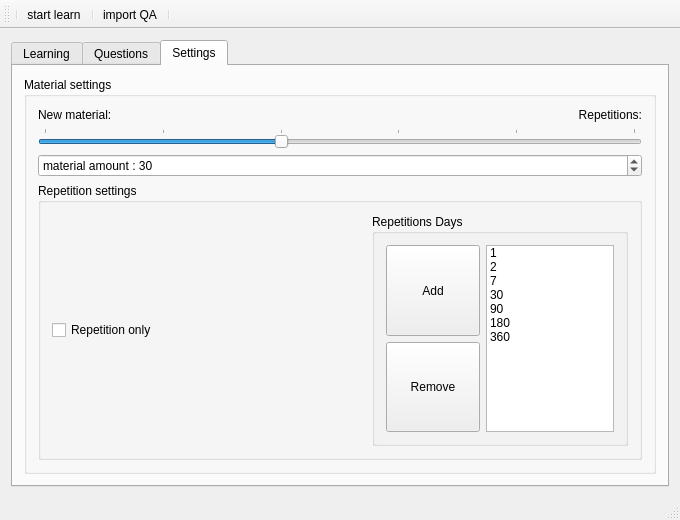
<?xml version="1.0" encoding="UTF-8"?>
<ui version="4.0">
 <class>MainWindow</class>
 <widget class="QMainWindow" name="MainWindow">
  <property name="geometry">
   <rect>
    <x>0</x>
    <y>0</y>
    <width>680</width>
    <height>520</height>
   </rect>
  </property>
  <property name="windowTitle">
   <string>MainWindow</string>
  </property>
  <widget class="QWidget" name="centralWidget">
   <layout class="QVBoxLayout" name="verticalLayout_6">
    <item>
     <widget class="QTabWidget" name="MainTab">
      <property name="minimumSize">
       <size>
        <width>0</width>
        <height>0</height>
       </size>
      </property>
      <property name="maximumSize">
       <size>
        <width>852</width>
        <height>16777215</height>
       </size>
      </property>
      <property name="tabPosition">
       <enum>QTabWidget::North</enum>
      </property>
      <property name="tabShape">
       <enum>QTabWidget::Rounded</enum>
      </property>
      <property name="currentIndex">
       <number>2</number>
      </property>
      <property name="iconSize">
       <size>
        <width>32</width>
        <height>32</height>
       </size>
      </property>
      <property name="documentMode">
       <bool>false</bool>
      </property>
      <property name="tabsClosable">
       <bool>false</bool>
      </property>
      <widget class="QWidget" name="learning">
       <attribute name="icon">
        <iconset resource="../icons.qrc">
         <normaloff>:/resources/icons/learning.jpg</normaloff>:/resources/icons/learning.jpg</iconset>
       </attribute>
       <attribute name="title">
        <string>Learning</string>
       </attribute>
       <layout class="QVBoxLayout" name="verticalLayout_5">
        <property name="leftMargin">
         <number>2</number>
        </property>
        <property name="topMargin">
         <number>2</number>
        </property>
        <property name="rightMargin">
         <number>2</number>
        </property>
        <property name="bottomMargin">
         <number>2</number>
        </property>
        <item>
         <layout class="QVBoxLayout" name="verticalLayout_3">
          <item>
           <widget class="QGroupBox" name="groupBoxQuestions">
            <property name="title">
             <string>Question</string>
            </property>
            <property name="alignment">
             <set>Qt::AlignCenter</set>
            </property>
            <property name="checkable">
             <bool>false</bool>
            </property>
            <layout class="QVBoxLayout" name="verticalLayout">
             <item>
              <widget class="QTextEdit" name="textEditQuestion">
               <property name="font">
                <font>
                 <pointsize>16</pointsize>
                </font>
               </property>
               <property name="autoFillBackground">
                <bool>true</bool>
               </property>
               <property name="readOnly">
                <bool>true</bool>
               </property>
               <property name="html">
                <string>&lt;!DOCTYPE HTML PUBLIC &quot;-//W3C//DTD HTML 4.0//EN&quot; &quot;http://www.w3.org/TR/REC-html40/strict.dtd&quot;&gt;
&lt;html&gt;&lt;head&gt;&lt;meta name=&quot;qrichtext&quot; content=&quot;1&quot; /&gt;&lt;style type=&quot;text/css&quot;&gt;
p, li { white-space: pre-wrap; }
&lt;/style&gt;&lt;/head&gt;&lt;body style=&quot; font-family:'Droid Sans'; font-size:16pt; font-weight:400; font-style:normal;&quot;&gt;
&lt;p align=&quot;center&quot; style=&quot;-qt-paragraph-type:empty; margin-top:0px; margin-bottom:0px; margin-left:0px; margin-right:0px; -qt-block-indent:0; text-indent:0px; font-family:'MS Shell Dlg 2';&quot;&gt;&lt;br /&gt;&lt;/p&gt;&lt;/body&gt;&lt;/html&gt;</string>
               </property>
              </widget>
             </item>
            </layout>
           </widget>
          </item>
          <item>
           <widget class="QGroupBox" name="groupBox">
            <property name="title">
             <string>Answer</string>
            </property>
            <property name="alignment">
             <set>Qt::AlignCenter</set>
            </property>
            <property name="flat">
             <bool>false</bool>
            </property>
            <property name="checkable">
             <bool>false</bool>
            </property>
            <layout class="QVBoxLayout" name="verticalLayout_2">
             <item>
              <widget class="QTextEdit" name="textEditAnswer">
               <property name="font">
                <font>
                 <pointsize>14</pointsize>
                </font>
               </property>
               <property name="readOnly">
                <bool>true</bool>
               </property>
              </widget>
             </item>
            </layout>
           </widget>
          </item>
         </layout>
        </item>
        <item>
         <layout class="QVBoxLayout" name="verticalLayout_4">
          <item>
           <layout class="QHBoxLayout" name="horizontalLayout">
            <item>
             <widget class="QPushButton" name="pushButtonKnowIt">
              <property name="enabled">
               <bool>false</bool>
              </property>
              <property name="minimumSize">
               <size>
                <width>0</width>
                <height>32</height>
               </size>
              </property>
              <property name="text">
               <string>I know it!</string>
              </property>
             </widget>
            </item>
            <item>
             <widget class="QPushButton" name="pushButtonDontKnowIt">
              <property name="enabled">
               <bool>false</bool>
              </property>
              <property name="minimumSize">
               <size>
                <width>0</width>
                <height>32</height>
               </size>
              </property>
              <property name="text">
               <string>I don't know</string>
              </property>
             </widget>
            </item>
           </layout>
          </item>
          <item>
           <widget class="QPushButton" name="pushButtonShowAnswer">
            <property name="minimumSize">
             <size>
              <width>0</width>
              <height>32</height>
             </size>
            </property>
            <property name="text">
             <string>Show answer</string>
            </property>
           </widget>
          </item>
         </layout>
        </item>
       </layout>
      </widget>
      <widget class="QWidget" name="questions">
       <attribute name="icon">
        <iconset resource="../icons.qrc">
         <normaloff>:/resources/icons/book.jpg</normaloff>:/resources/icons/book.jpg</iconset>
       </attribute>
       <attribute name="title">
        <string>Questions</string>
       </attribute>
       <layout class="QVBoxLayout" name="verticalLayout_7">
        <item>
         <widget class="QGroupBox" name="groupBoxQuestionsInGroup">
          <property name="title">
           <string>Questions &amp; Answers</string>
          </property>
          <layout class="QVBoxLayout" name="verticalLayout_10">
           <item>
            <widget class="QTreeWidget" name="treeWidgetQuestions">
             <property name="autoFillBackground">
              <bool>false</bool>
             </property>
             <property name="frameShape">
              <enum>QFrame::StyledPanel</enum>
             </property>
             <property name="midLineWidth">
              <number>0</number>
             </property>
             <property name="autoScrollMargin">
              <number>2</number>
             </property>
             <property name="editTriggers">
              <set>QAbstractItemView::NoEditTriggers</set>
             </property>
             <property name="tabKeyNavigation">
              <bool>false</bool>
             </property>
             <property name="showDropIndicator" stdset="0">
              <bool>false</bool>
             </property>
             <property name="dragEnabled">
              <bool>false</bool>
             </property>
             <property name="dragDropMode">
              <enum>QAbstractItemView::NoDragDrop</enum>
             </property>
             <property name="alternatingRowColors">
              <bool>true</bool>
             </property>
             <property name="selectionMode">
              <enum>QAbstractItemView::ExtendedSelection</enum>
             </property>
             <property name="selectionBehavior">
              <enum>QAbstractItemView::SelectRows</enum>
             </property>
             <property name="iconSize">
              <size>
               <width>20</width>
               <height>20</height>
              </size>
             </property>
             <property name="textElideMode">
              <enum>Qt::ElideRight</enum>
             </property>
             <property name="horizontalScrollMode">
              <enum>QAbstractItemView::ScrollPerPixel</enum>
             </property>
             <property name="uniformRowHeights">
              <bool>false</bool>
             </property>
             <property name="sortingEnabled">
              <bool>true</bool>
             </property>
             <property name="animated">
              <bool>true</bool>
             </property>
             <property name="wordWrap">
              <bool>true</bool>
             </property>
             <attribute name="headerCascadingSectionResizes">
              <bool>true</bool>
             </attribute>
             <attribute name="headerHighlightSections">
              <bool>true</bool>
             </attribute>
             <column>
              <property name="text">
               <string>question</string>
              </property>
             </column>
             <column>
              <property name="text">
               <string>answer</string>
              </property>
             </column>
             <column>
              <property name="text">
               <string>check to learn</string>
              </property>
             </column>
            </widget>
           </item>
          </layout>
         </widget>
        </item>
       </layout>
      </widget>
      <widget class="QWidget" name="tab">
       <attribute name="icon">
        <iconset resource="../icons.qrc">
         <normaloff>:/resources/icons/settings.jpeg</normaloff>:/resources/icons/settings.jpeg</iconset>
       </attribute>
       <attribute name="title">
        <string>Settings</string>
       </attribute>
       <layout class="QVBoxLayout" name="verticalLayout_11">
        <item>
         <widget class="QGroupBox" name="groupBoxMaterialSettings">
          <property name="title">
           <string>Material settings</string>
          </property>
          <layout class="QVBoxLayout" name="verticalLayout_8">
           <item>
            <layout class="QHBoxLayout" name="horizontalLayout_3">
             <item>
              <widget class="QLabel" name="labelMaterial">
               <property name="text">
                <string>New material:</string>
               </property>
              </widget>
             </item>
             <item>
              <widget class="QLabel" name="labelRepetitions">
               <property name="layoutDirection">
                <enum>Qt::RightToLeft</enum>
               </property>
               <property name="text">
                <string>Repetitions:</string>
               </property>
               <property name="alignment">
                <set>Qt::AlignRight|Qt::AlignTrailing|Qt::AlignVCenter</set>
               </property>
              </widget>
             </item>
            </layout>
           </item>
           <item>
            <widget class="QSlider" name="horizontalSlider">
             <property name="minimum">
              <number>0</number>
             </property>
             <property name="maximum">
              <number>100</number>
             </property>
             <property name="singleStep">
              <number>5</number>
             </property>
             <property name="value">
              <number>40</number>
             </property>
             <property name="orientation">
              <enum>Qt::Horizontal</enum>
             </property>
             <property name="invertedAppearance">
              <bool>false</bool>
             </property>
             <property name="invertedControls">
              <bool>false</bool>
             </property>
             <property name="tickPosition">
              <enum>QSlider::TicksAbove</enum>
             </property>
             <property name="tickInterval">
              <number>20</number>
             </property>
            </widget>
           </item>
           <item>
            <widget class="QSpinBox" name="spinBoxMaterialAmount">
             <property name="suffix">
              <string/>
             </property>
             <property name="prefix">
              <string>material amount : </string>
             </property>
             <property name="minimum">
              <number>0</number>
             </property>
             <property name="maximum">
              <number>10000</number>
             </property>
             <property name="singleStep">
              <number>5</number>
             </property>
             <property name="value">
              <number>30</number>
             </property>
            </widget>
           </item>
           <item>
            <widget class="QGroupBox" name="groupBoxRepetitionsSettings">
             <property name="title">
              <string>Repetition settings</string>
             </property>
             <layout class="QHBoxLayout" name="horizontalLayout_2">
              <item>
               <widget class="QCheckBox" name="checkBoxRepetitionOnly">
                <property name="text">
                 <string>Repetition only</string>
                </property>
               </widget>
              </item>
              <item>
               <widget class="QGroupBox" name="groupBox_2">
                <property name="maximumSize">
                 <size>
                  <width>256</width>
                  <height>16777215</height>
                 </size>
                </property>
                <property name="title">
                 <string>Repetitions Days</string>
                </property>
                <layout class="QHBoxLayout" name="horizontalLayout_4">
                 <item>
                  <layout class="QVBoxLayout" name="verticalLayout_9">
                   <item>
                    <widget class="QToolButton" name="toolButtonAddPeriod">
                     <property name="sizePolicy">
                      <sizepolicy hsizetype="MinimumExpanding" vsizetype="MinimumExpanding">
                       <horstretch>0</horstretch>
                       <verstretch>0</verstretch>
                      </sizepolicy>
                     </property>
                     <property name="text">
                      <string>Add</string>
                     </property>
                    </widget>
                   </item>
                   <item>
                    <widget class="QToolButton" name="toolButtonRemovePeriod">
                     <property name="sizePolicy">
                      <sizepolicy hsizetype="MinimumExpanding" vsizetype="MinimumExpanding">
                       <horstretch>0</horstretch>
                       <verstretch>0</verstretch>
                      </sizepolicy>
                     </property>
                     <property name="text">
                      <string>Remove</string>
                     </property>
                    </widget>
                   </item>
                  </layout>
                 </item>
                 <item>
                  <widget class="QListWidget" name="listWidgetRepetitionPeriods">
                   <property name="maximumSize">
                    <size>
                     <width>128</width>
                     <height>16777215</height>
                    </size>
                   </property>
                   <property name="frameShape">
                    <enum>QFrame::StyledPanel</enum>
                   </property>
                   <property name="frameShadow">
                    <enum>QFrame::Sunken</enum>
                   </property>
                   <property name="lineWidth">
                    <number>3</number>
                   </property>
                   <property name="midLineWidth">
                    <number>1</number>
                   </property>
                   <property name="viewMode">
                    <enum>QListView::ListMode</enum>
                   </property>
                   <property name="sortingEnabled">
                    <bool>false</bool>
                   </property>
                   <item>
                    <property name="text">
                     <string>1</string>
                    </property>
                   </item>
                   <item>
                    <property name="text">
                     <string>2</string>
                    </property>
                   </item>
                   <item>
                    <property name="text">
                     <string>7</string>
                    </property>
                   </item>
                   <item>
                    <property name="text">
                     <string>30</string>
                    </property>
                   </item>
                   <item>
                    <property name="text">
                     <string>90</string>
                    </property>
                   </item>
                   <item>
                    <property name="text">
                     <string>180</string>
                    </property>
                   </item>
                   <item>
                    <property name="text">
                     <string>360</string>
                    </property>
                   </item>
                  </widget>
                 </item>
                </layout>
               </widget>
              </item>
             </layout>
            </widget>
           </item>
          </layout>
         </widget>
        </item>
       </layout>
      </widget>
     </widget>
    </item>
   </layout>
  </widget>
  <widget class="QMenuBar" name="menuBar">
   <property name="geometry">
    <rect>
     <x>0</x>
     <y>0</y>
     <width>680</width>
     <height>27</height>
    </rect>
   </property>
  </widget>
  <widget class="QToolBar" name="mainToolBar">
   <property name="minimumSize">
    <size>
     <width>0</width>
     <height>0</height>
    </size>
   </property>
   <property name="iconSize">
    <size>
     <width>32</width>
     <height>32</height>
    </size>
   </property>
   <attribute name="toolBarArea">
    <enum>TopToolBarArea</enum>
   </attribute>
   <attribute name="toolBarBreak">
    <bool>false</bool>
   </attribute>
   <addaction name="separator"/>
   <addaction name="actionStart"/>
   <addaction name="separator"/>
   <addaction name="actionImport_QA"/>
   <addaction name="separator"/>
  </widget>
  <widget class="QStatusBar" name="statusBar"/>
  <action name="actionStart">
   <property name="icon">
    <iconset resource="../icons.qrc">
     <normaloff>:/resources/icons/learn.jpg</normaloff>:/resources/icons/learn.jpg</iconset>
   </property>
   <property name="text">
    <string>start learn</string>
   </property>
   <property name="toolTip">
    <string>&lt;html&gt;&lt;head/&gt;&lt;body&gt;&lt;p align=&quot;center&quot;&gt;&lt;span style=&quot; font-weight:600;&quot;&gt;Start learning!&lt;/span&gt;&lt;/p&gt;&lt;p&gt;If you checked questions that you want to learn lets start!&lt;/p&gt;&lt;/body&gt;&lt;/html&gt;</string>
   </property>
  </action>
  <action name="actionImport_QA">
   <property name="icon">
    <iconset resource="../icons.qrc">
     <normaloff>:/resources/icons/import.jpg</normaloff>:/resources/icons/import.jpg</iconset>
   </property>
   <property name="text">
    <string>import QA</string>
   </property>
   <property name="toolTip">
    <string>&lt;html&gt;&lt;head/&gt;&lt;body&gt;&lt;p align=&quot;center&quot;&gt;&lt;span style=&quot; font-weight:600;&quot;&gt;Import your Questions and answers!&lt;/span&gt;&lt;/p&gt;&lt;p align=&quot;justify&quot;&gt;File line should have format:&lt;/p&gt;&lt;p align=&quot;justify&quot;&gt;Q: your question A: your answer&lt;/p&gt;&lt;p align=&quot;justify&quot;&gt;or&lt;/p&gt;&lt;p align=&quot;justify&quot;&gt;your question - your answer&lt;/p&gt;&lt;p align=&quot;justify&quot;&gt;Import and Enjoy!&lt;/p&gt;&lt;p align=&quot;justify&quot;&gt;&lt;br/&gt;&lt;/p&gt;&lt;/body&gt;&lt;/html&gt;</string>
   </property>
  </action>
 </widget>
 <layoutdefault spacing="6" margin="11"/>
 <resources>
  <include location="../icons.qrc"/>
 </resources>
 <connections/>
</ui>
